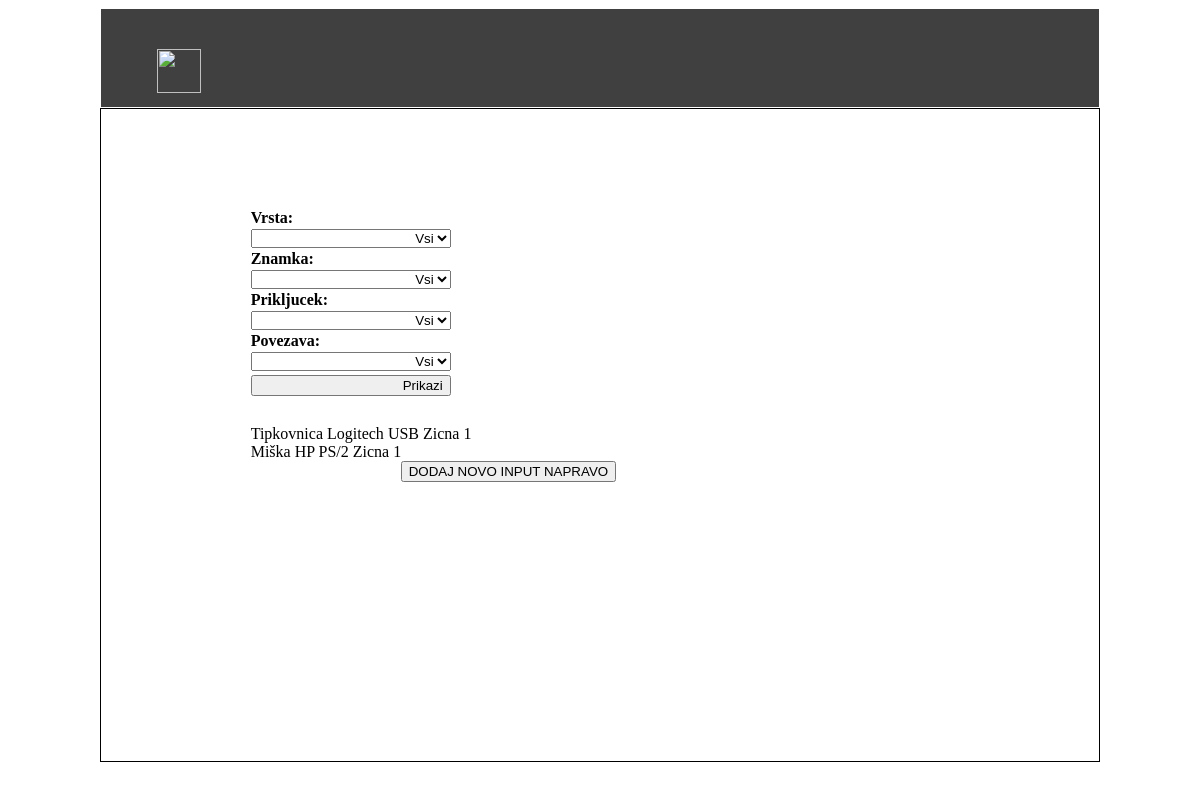
Page /app/inputi on the committed database.
### kalkulator/models.py (models this page shows)
class Input(models.Model):
    vrsta = models.CharField(max_length=20)
    znamka = models.CharField(max_length=20)
    prikljucek = models.CharField(max_length=20)
    povezava = models.CharField(max_length=20)
    opis = models.CharField(max_length=20)
    kolicina = models.CharField(max_length=20)

### kalkulator/views.py (the view, shortened to what this page needs)
def inputi(request):
    context = {}
    inputi = Input.objects.all()
    vrste = Input.objects.values('vrsta').distinct().order_by(Lower('vrsta')).values_list('vrsta', flat=True)
    znamke = Input.objects.values('znamka').distinct().order_by(Lower('vrsta')).values_list('znamka', flat=True)
    prikljucki = Input.objects.values('prikljucek').distinct().order_by(Lower('vrsta')).values_list('prikljucek', flat=True)
    context['znamke'] = znamke
    context['vrste'] = vrste
    context['prikljucki'] = prikljucki
    context['inputi'] = inputi
    return render(request, 'kalkulator/inputi.html', context)

### kalkulator/templates/kalkulator/inputi.html (shortened to what this page needs)
{% extends "kalkulator/base.html" %}
{% block main %}
	<div id="Stanje">
		<form>
			<label>Vrsta:</label><select name="vrsta">
										<option>Vsi</option>
										</select>
			<label>Znamka:</label><select name="znamka">
										<option>Vsi</option>
										</select>
			<label>Prikljucek:</label><select name="prikljucek">
										<option>Vsi</option>
										</select>
			<label>Povezava:</label><select name="povezava">
										<option>Vsi</option>
										</select>
			<input type="submit" id="vpisi" value="Prikazi">
		</form>
		<br>
		<br>
		<br>
		<br>
		<br>
		<br>
		<br>
		<br>
		<br>
		<br>
		<br>
		<br>
		{% for input in inputi %}
		{{input.vrsta}} {{input.znamka}}   {{input.prikljucek}} {{input.povezava}} {{input.kolicina}}<br>
		{% endfor %}
		<a href="dodajInput" style="margin-left:150px">
			<button> DODAJ NOVO INPUT NAPRAVO</button>
		</a>
	</div>
{% endblock %}

### kalkulator/static/kalkulator/style.css (style rules this page uses)
body { max-width: 1000px; margin-left: auto; margin-right: auto; }
a:link { color: white; text-decoration: none; }
#Obrazec, #Stanje, #Porocilo { padding: 10% 15%; }
select, input, textarea { clear: both; float: left; width: 200px; margin: 2px 0px; text-align: right; }
label { float: left; clear: both; width: 200px; font-weight: bolder; }

### rows in the picture
Input: vrsta "Tipkovnica", znamka "Logitech", prikljucek "USB", povezava "Zicna", kolicina "1"
Input: vrsta "Miška", znamka "HP", prikljucek "PS/2", povezava "Zicna", kolicina "1"
